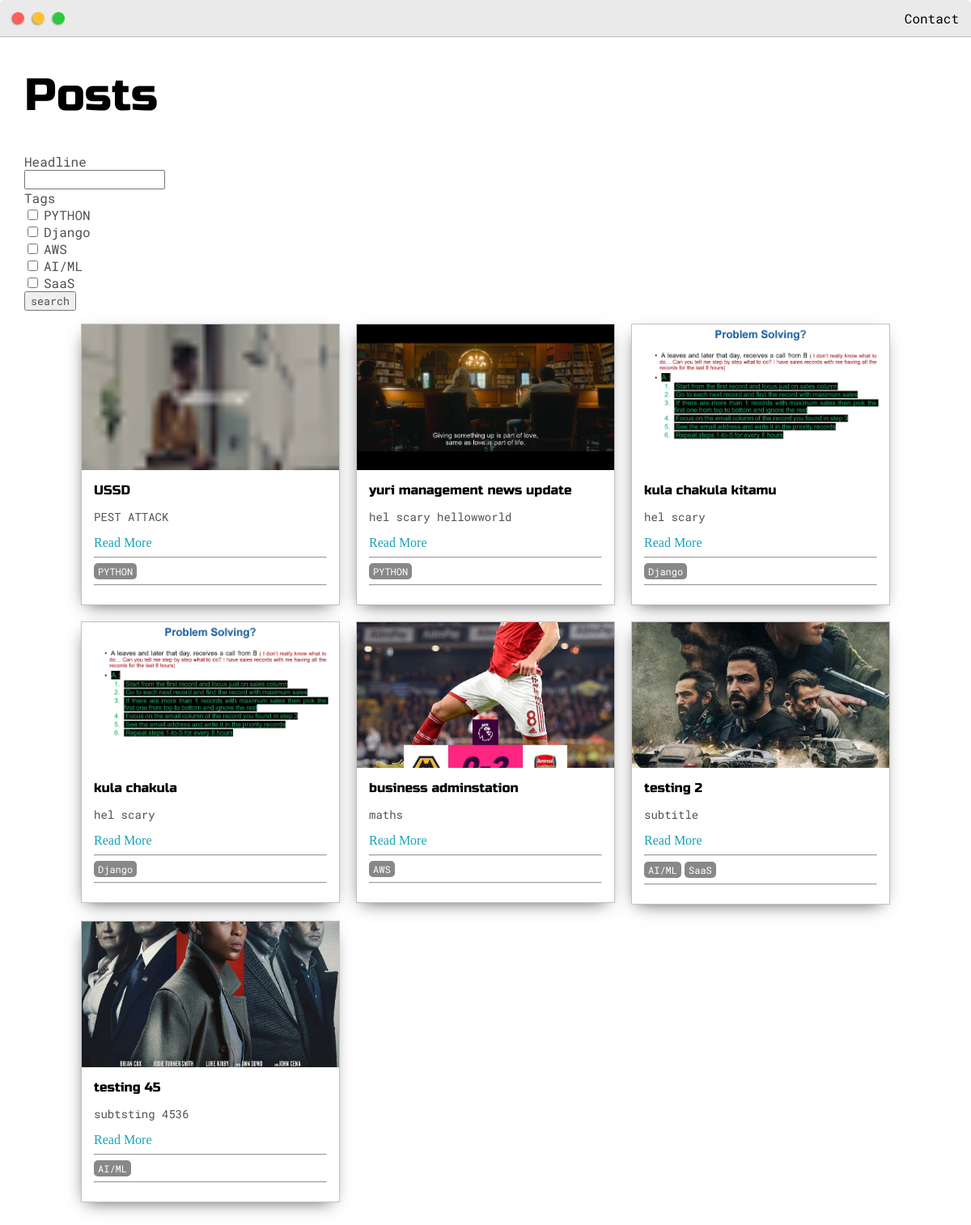
/posts/, run on the app's committed database.
### mywebsite/models.py (models this page shows, shortened)
class Post(models.Model):
    headline = models.CharField(max_length=200)
    sub_headline = models.CharField(max_length=200, blank=True, null=True)
    thumbnail = models.ImageField(null=True, blank=True, upload_to= "image", default="placeholder.png")
    body= RichTextUploadingField(blank=True, null=True)
    created = models.DateTimeField(auto_now_add=True)
    active = models.BooleanField(default=False)
    feature = models.BooleanField(default=False)
    tags = models.ManyToManyField(Tag, null=True)
    slug = models.SlugField(null=True, blank=True)

class Tag(models.Model):
    name = models.CharField(max_length=255,)
    def __str__(self):
        return self.name

### mywebsite/views.py (the view)
# urls.py: path('posts/', views.posts, name='posts'),
def posts(request):
    posts = Post.objects.filter(active=True)
    myFilter = PostFilter(request.GET, queryset= posts)
    posts = myFilter.qs
    page = request.GET.get('page')
    paginator = Paginator(posts, 10)
    try:
        posts = paginator.page(page)
    except PageNotAnInteger:
        posts = paginator.page(1)
    except EmptyPage:
        posts = paginator.page(paginator.num_pages)
    context = {'posts': posts, 'myFilter' : myFilter}
    return render(request, 'mywebsite/posts.html',context)

### mywebsite/templates/mywebsite/posts.html (shortened to what this page needs)
{%extends 'mywebsite/main.html'%}
{% load static %}
{% load crispy_forms_tags %}
{%block content%}
<div class="main-container">
    <h1>Posts</h1>
    <form id="searchForm" action="" method="GET">
        {{myFilter.form|crispy}}
        <input class="btn btn-primary" type="submit" value="search">
    </form>
    <div class="post-wrapper">
        {%for post in posts %}
        <div>
            <div class="post">
                <img class="thumbnail" src="{{post.thumbnail.url}}">
                <div class="post-preview">
                    <h6 class="post-title">{{post.headline}}</h6>
                    <p class="post-intro">{{post.sub_headline}}</p>
                    <a href="{% url 'post' post.slug %}">Read More</a>
                    <hr>
                    {% for tag in post.tags.all%}
                    <span class="tag">{{tag}}</span>
                    {% endfor %}
                    <hr>
                </div>
            </div>
        </div>
        {% empty %}
        <h3>No Posts Found....</h3>
        {% endfor%}
    </div>
</div>
{%endblock content%}

### mywebsite/templates/mywebsite/main.html (shortened to what this page needs)
{% load static %}
<html lang="en">
<head>
	<link rel="stylesheet" type="text/css" href="{% static 'css/default.css'%}">
	<link id="theme-style" rel="stylesheet" type="text/css" href="">
</head>
<body>
    {% include 'mywebsite/navbar.html'%}
    {%block content%}{%endblock content%}
</body>
</html>

### mywebsite/templates/mywebsite/navbar.html (shortened to what this page needs)
<div class="nav-wrapper">
    <a href="{% url 'home'%}">
        <div class="dots-wrapper">
            <div id="dot-1" class="browser-dot"></div>
            <div id="dot-2" class="browser-dot"></div>
            <div id="dot-3" class="browser-dot"></div>
        </div>
    </a>
    <ul id="navigation">
        <li><a href="{% url 'home'%}">Contact</a></li>
    </ul>
</div>

### static/css/default.css (style rules this page uses)
:root { --mainColor:#eaeaea; --secondaryColor:#fff; --borderColor:#c1c1c1; --mainText:black; --secondaryText:#4b5156; --themeDotBorder:#24292e; --previewBg:rgb(251, 249, 243, 0.8); --previewShadow:#f0ead6; --buttonColor:black; }
html, body { padding: 0; margin: 0; scroll-behavior: smooth; }
body * { transition: 0.3s; }
h1, h2, h3, h4, h5, h6, strong { color: var(--mainText); font-family: 'Russo One', sans-serif; font-weight: 500; }
p, li, span, label, input, textarea { color: var(--secondaryText); font-family: 'Roboto Mono', monospace; }
a { text-decoration: none; color:#17a2b8; }
ul { list-style: none; }
h1 { font-size: 56px; }
h6 { font-size: 16px; }
.main-container { width: 1200px; margin: 0 auto; }
.nav-wrapper { border-radius:5px 5px 0 0; grid-area:nav-wrapper; border-bottom: 1px solid var(--borderColor); display: flex; justify-content: space-between; align-items: center; background-color: var(--mainColor); }
#navigation a { color:var(--mainText); }
#navigation { margin:0; padding: 10px; }
#navigation li { display: inline-block; margin-right: 5px; margin-left:5px; }
.dots-wrapper { display: flex; padding: 10px; }
#dot-1 { background-color: #FC6058; }
#dot-2 { background-color: #FEC02F; }
#dot-3 { background-color: #2ACA3E; }
.browser-dot { background-color: black; height: 15px; width: 15px; border-radius: 50%; margin: 5px; -webkit-box-shadow: -1px 1px 3px -1px rgba(0,0,0,0.75); -moz-box-shadow: -1px 1px 3px -1px rgba(0,0,0,0.75); box-shadow: -1px 1px 3px -1px rgba(0,0,0,0.75); }
.post-wrapper { display: grid; grid-template-columns: repeat(auto-fit, 320px); gap:20px; justify-content: center; padding-bottom: 50px; }
.post { border:1px solid var(--borderColor); -webkit-box-shadow: -2px 7px 21px -9px rgba(0,0,0,0.75); -moz-box-shadow: -2px 7px 21px -9px rgba(0,0,0,0.75); box-shadow: -2px 7px 21px -9px rgba(0,0,0,0.75); }
.thumbnail { display: block; width: 100%; height:180px; object-fit: cover; }
.post-preview { background-color: #fff; padding:15px; }
.post-title { color:black; margin: 0; }
.post-intro { color:#4b5156; font-size: 14px; }
.tag { display: inline; color: #fff; background-color: #888; border-radius: 5px; margin: 2x; padding: 2px 5px; font-size: 12px; }
@media screen and (max-width: 1200px) { .main-container { width: 95%; } }

### data on the page
Post: thumbnail (placeholder picture), headline "USSD", sub_headline "PEST ATTACK"
Tag: name "PYTHON"
Post: thumbnail (picture), headline "yuri management news update", sub_headline "hel scary hellowworld"
Post: thumbnail (picture), headline "kula chakula kitamu", sub_headline "hel scary"
Tag: name "Django"
Post: thumbnail (picture), headline "kula chakula", sub_headline "hel scary"
Post: thumbnail (picture), headline "business adminstation", sub_headline "maths"
Tag: name "AWS"
Post: thumbnail (picture), headline "testing 2", sub_headline "subtitle"
Tag: name "AI/ML"
Tag: name "SaaS"
Post: thumbnail (picture), headline "testing 45", sub_headline "subtsting 4536"
